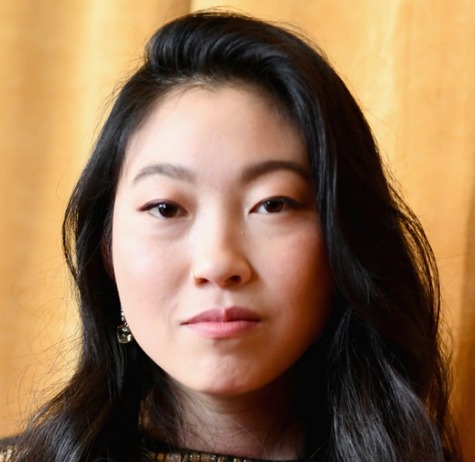
#> input picture library/awkwafina.PNG, 475 x 462 px, given in place of tom2.PNG, which was not available
$ jupyter execute --allow-errors facenet-tutorial.ipynb   (text cells are left out)
#> lines starting #> are read from the running program, lines starting #| are printed output that depends on the picture
[cell 1]
## Face detection and recognition using facenet-pytorch library

[cell 2]
from facenet_pytorch import MTCNN, InceptionResnetV1
import torch
from torch.utils.data import DataLoader
from torchvision import datasets
import numpy as np
import pandas as pd
import os

workers = 0 if os.name == 'nt' else 4

#> (the rest of this cell did not finish here and is left out)

#> (a cell that did not finish here is left out)

[cell 4]
# constants
batch_size = 128

[cell 5]
import os
import numpy as np
import torchvision.transforms as transforms
from PIL import Image

from torch.utils.data import Dataset, DataLoader

class FaceLibraryDataset(Dataset):
    # [13 lines left out: functions __init__, _know_ext, not called in this run]

    def __len__(self):
        return len(self.file_names)

    # [5 lines left out: function __getitem__, not called in this run]


class FaceLibrary:
    # [75 lines left out: functions __init__, _detect_faces, _extract_embeddings, find_closest_match, not called in this run]

#> (a cell that did not finish here is left out)

[cell 7]
# Test with sample image of tom cruise
# transforms.ToTensor()(Image.open(os.path.join(self.root,face_img)).resize((160,160))).unsqueeze(dim=0)
test_face = Image.open('/home/spock-the-wizard/cmu/project/data/tom2.PNG').convert('RGB').resize((160,160))
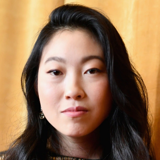
#> test_face: PIL image 160x160 RGB; mean R, G, B 145, 112.3, 81.6
display(test_face)
#> (the rest of this cell did not finish here and is left out)


$ run again, on library/mahershala_ali.PNG
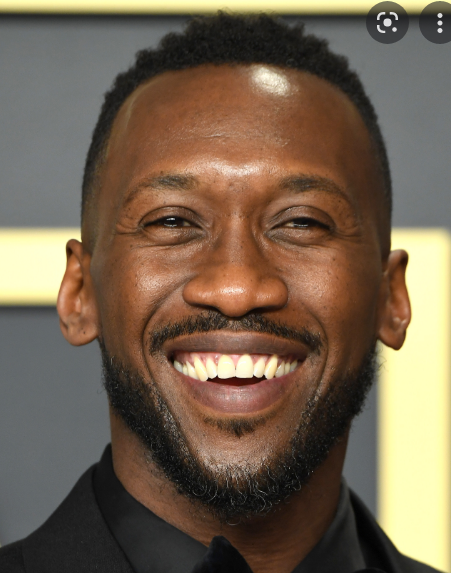
#> input picture library/mahershala_ali.PNG, 451 x 573 px, given in place of tom2.PNG, which was not available
#> `test_face = Image.open('/home/spock-the-wizard/cmu/project/data/tom2.P..`:
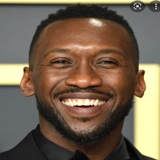
#> test_face: PIL image 160x160 RGB; mean R, G, B 116.2, 98.7, 79.4

$ run again, on library/park_myungsoo.jpeg
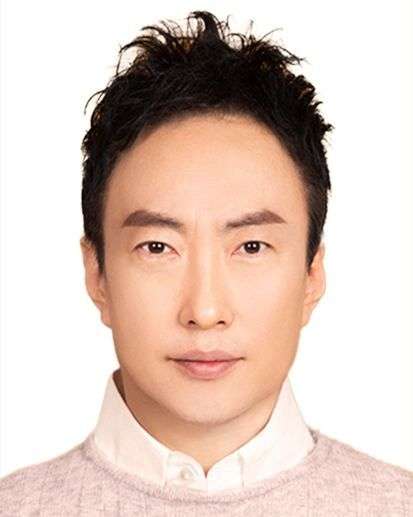
#> input picture library/park_myungsoo.jpeg, 413 x 517 px, given in place of tom2.PNG, which was not available
#> `test_face = Image.open('/home/spock-the-wizard/cmu/project/data/tom2.P..`:
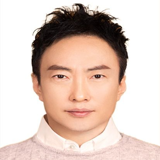
#> test_face: PIL image 160x160 RGB; mean R, G, B 220.9, 200.3, 190.3
